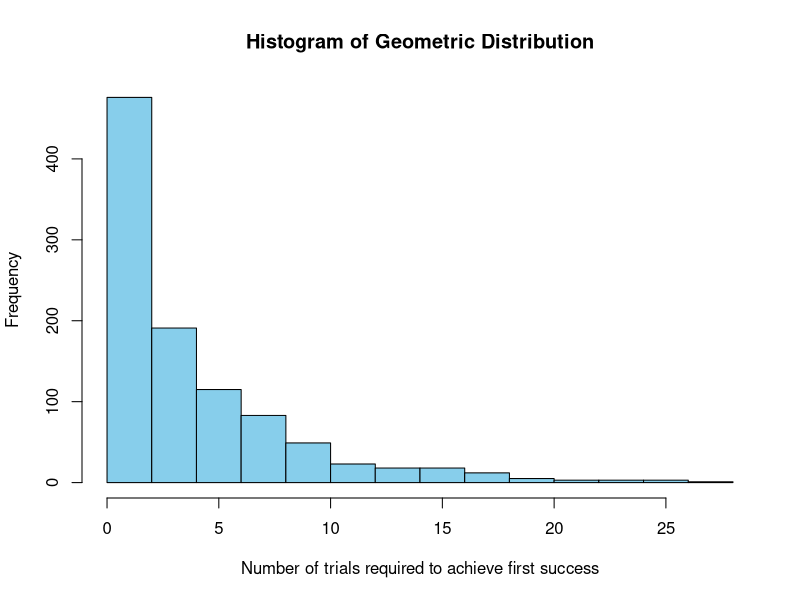
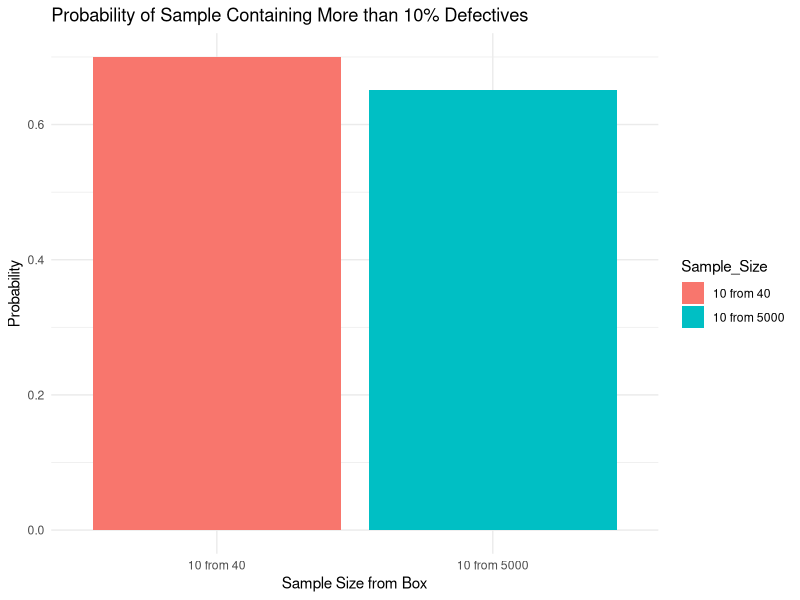

These figures' R source, in order:
## I. Geometric Distribution
# Set the probability of success
p <- 0.2

# Generate 1000 random variables from the geometric distribution
x <- rgeom(1000, p)

# Calculate basic statistics
mean_x <- mean(x)
var_x <- var(x)
sd_x <- sd(x)

# Print the results
cat("Number of trials required to achieve first success:\n")
cat("Mean (in 2 decimal places): ", sprintf("%.2f", mean_x), "\n", sep="")
cat("Variance (in 2 decimal places): ", sprintf("%.2f", var_x), "\n", sep="")
cat("Standard deviation (in 2 decimal places): ", sprintf("%.2f", sd_x), "\n", sep="")

# Plot the histogram
hist(x, main="Histogram of Geometric Distribution", xlab="Number of trials required to achieve first success", ylab="Frequency", col="skyblue")


## II. Hypergeometric Distribution

# (1)

# Parameters
sample_size <- 10
box_size <- 40
defectives_in_population <- 0.1 * box_size  # 10% of 40

# Calculate probability
probability_more_than_10_percent <- 1 - phyper(sample_size * 0.1 - 1, defectives_in_population, box_size - defectives_in_population, sample_size)
print(probability_more_than_10_percent)

#(2)

# Parameters
sample_size <- 10
box_size <- 5000
defectives_in_population <- 0.1 * box_size  # 10% of 5000

# Calculate probability
probability_more_than_10_percent <- 1 - phyper(sample_size * 0.1 - 1, defectives_in_population, box_size - defectives_in_population, sample_size)
print(probability_more_than_10_percent)

##PLOTTING

# Required libraries
library(ggplot2)

# Function to calculate probability
calculate_probability <- function(sample_size, box_size, defectives_percentage) {
  defectives_in_population <- defectives_percentage * box_size
  probability_more_than_10_percent <- 1 - phyper(sample_size * 0.1 - 1, defectives_in_population, box_size - defectives_in_population, sample_size)
  return(probability_more_than_10_percent)
}

# Parameters
sample_sizes <- c(10, 10)
box_sizes <- c(40, 5000)
defectives_percentages <- c(0.1, 0.1)

# Calculate probabilities
probabilities <- sapply(1:length(sample_sizes), function(i) {
  calculate_probability(sample_sizes[i], box_sizes[i], defectives_percentages[i])
})

# Data frame for plotting
data <- data.frame(Sample_Size = rep(c("10 from 40", "10 from 5000"), each = 1),
                   Probability = probabilities)

# Plot
ggplot(data, aes(x = Sample_Size, y = Probability, fill = Sample_Size)) +
  geom_bar(stat = "identity", position = "dodge") +
  labs(title = "Probability of Sample Containing More than 10% Defectives",
       x = "Sample Size from Box",
       y = "Probability") +
  theme_minimal()
